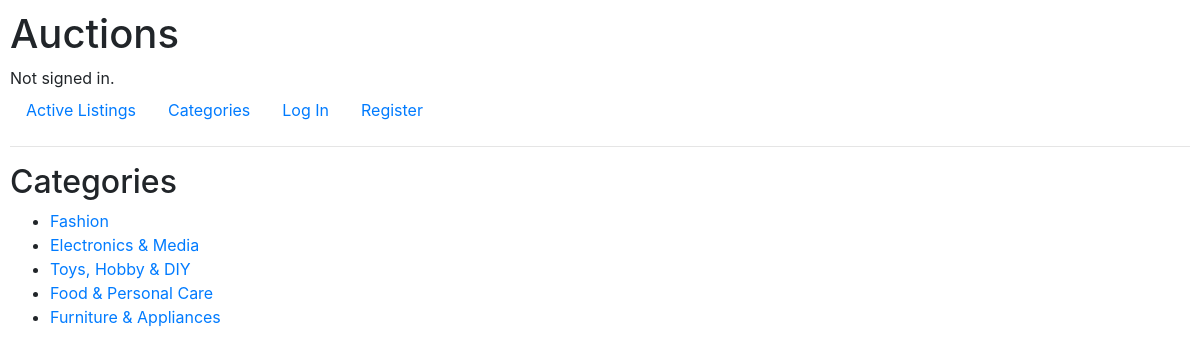
The page /categories on the database its author committed.
### auctions/models.py (models this page shows)
class Category(models.Model):
    name = models.CharField(max_length=64)
    def __str__(self):
        return f"{self.name}"

### auctions/views.py (the view)
# urls.py: path("categories", views.categories, name="categories"),
def categories(request):
    return render(request, "auctions/categories.html", {
        'categories': Category.objects.all()
    })

### auctions/templates/auctions/categories.html (shortened to what this page needs)
{% extends 'auctions/layout.html' %}
{% block body %}
<h2>Categories</h2>
<ul>
    {% for category in categories %}
    <li><a href="{% url 'category_view' category.name %}">{{ category }}</a></li>
    {% endfor %}
</ul>
{% endblock %}

### auctions/static/auctions/styles.css (style rules this page uses)
body { padding: 10px; }

### rows shown on the page
Category: name "Fashion"
Category: name "Electronics & Media"
Category: name "Toys, Hobby & DIY"
Category: name "Food & Personal Care"
Category: name "Furniture & Appliances"
